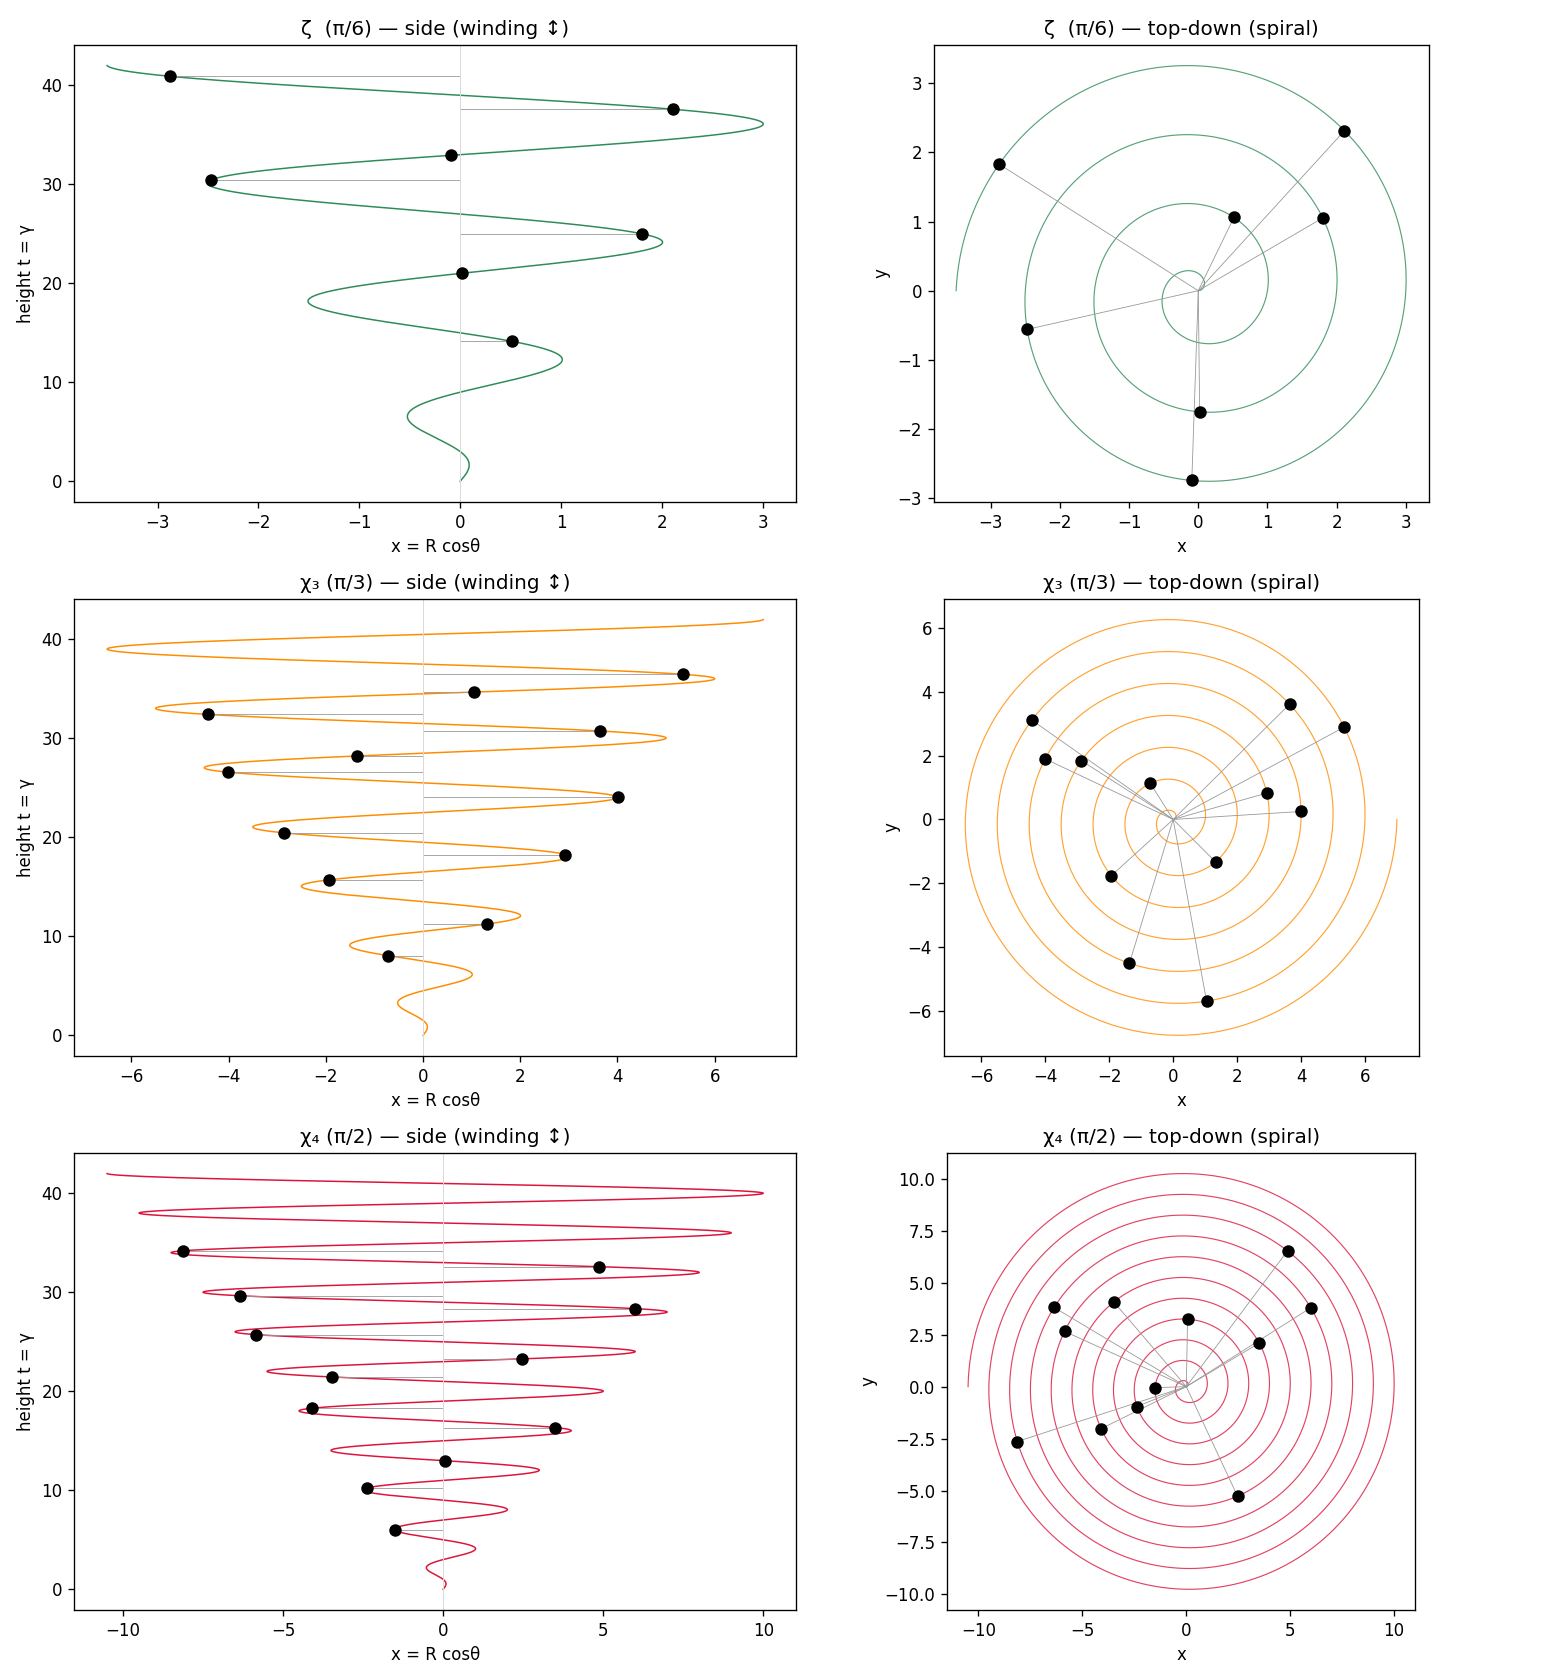

Write the Python code that produced this figure.
"""
Clean side-on + top-down pair per helix unit, so the winding reads directly.

helix:  θ(t)=(π/d)·t,  R(t)=t/(2d) (=e^m·k ÷e^m),  height = t.
zeros at their heights t=γ.

  side : horizontal = x = R cosθ,   vertical = height t      (winding shows as oscillation)
  top  : (x, y) = (R cosθ, R sinθ), looking down the axis     (winding shows as the spiral)
"""
import numpy as np, math, os
import matplotlib; matplotlib.use('Agg'); import matplotlib.pyplot as plt
OUT = os.path.dirname(os.path.abspath(__file__))

CH = [
  dict(name='ζ  (π/6)', d=6, c='seagreen',
       zeros=[14.134725,21.022040,25.010858,30.424876,32.935062,37.586178,40.918719]),
  dict(name='χ₃ (π/3)', d=3, c='darkorange',
       zeros=[8.0397,11.2492,15.7046,18.2620,20.4558,24.0594,26.5779,28.2182,30.7450,32.4150,34.6738,36.4727]),
  dict(name='χ₄ (π/2)', d=2, c='crimson',
       zeros=[6.0209,10.2438,12.9881,16.3426,18.2920,21.4506,23.2784,25.7288,28.3596,29.6564,32.5922,34.1999]),
]

t = np.linspace(0.0, 42.0, 8000)
fig, axes = plt.subplots(len(CH), 2, figsize=(13, 14))
for row, ch in enumerate(CH):
    d = ch['d']
    th = (math.pi/d)*t; R = t/(2*d)
    x, y = R*np.cos(th), R*np.sin(th)
    g = np.array(ch['zeros']); thg = (math.pi/d)*g; Rg = g/(2*d)
    xg, yg = Rg*np.cos(thg), Rg*np.sin(thg)

    # --- side view: x vs height t ---
    axs = axes[row, 0]
    axs.plot(x, t, color=ch['c'], lw=0.9)
    axs.scatter(xg, g, s=42, color='black', zorder=5)
    for xi, gi in zip(xg, g):
        axs.plot([0, xi], [gi, gi], color='0.6', lw=0.5)
    axs.axvline(0, color='0.85', lw=0.6)
    axs.set_title(f"{ch['name']} — side (winding ↕)"); axs.set_xlabel('x = R cosθ'); axs.set_ylabel('height t = γ')

    # --- top-down: x vs y ---
    axt = axes[row, 1]
    axt.plot(x, y, color=ch['c'], lw=0.7, alpha=0.8)
    axt.scatter(xg, yg, s=42, color='black', zorder=5)
    for xi, yi in zip(xg, yg):
        axt.plot([0, xi], [0, yi], color='0.6', lw=0.5)
    axt.set_aspect('equal'); axt.set_title(f"{ch['name']} — top-down (spiral)")
    axt.set_xlabel('x'); axt.set_ylabel('y')
fig.tight_layout(); fig.savefig(f'{OUT}/helix_pair.png', dpi=120)
print(f"saved {OUT}/helix_pair.png")
